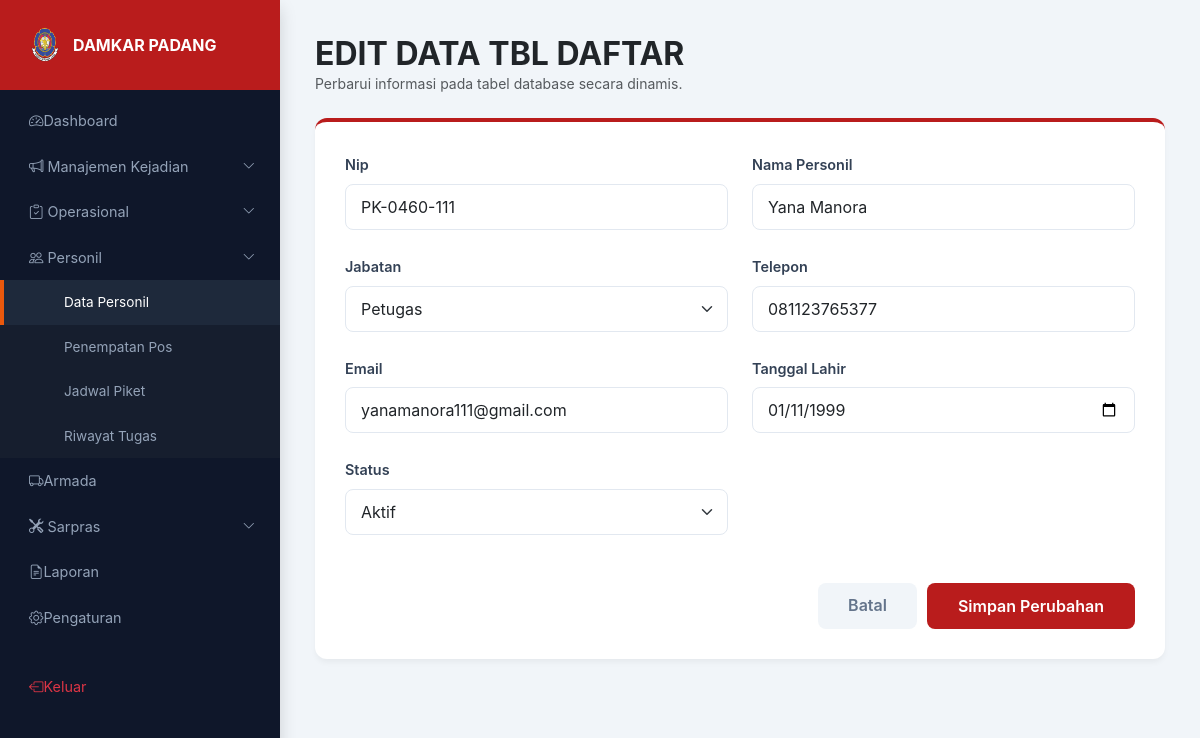
The page /pages/melani/edit.php?menu=tbl_daftar&id=2 on the database its author committed.
### tables this page shows
CREATE TABLE `tbl_daftar` (
  `id` int NOT NULL,
  `nip` varchar(20) NOT NULL,
  `nama_personil` varchar(100) NOT NULL,
  `jabatan` varchar(50) NOT NULL,
  `telepon` varchar(20) NOT NULL,
  `email` varchar(50) NOT NULL,
  `tanggal_lahir` date NOT NULL,
  `status` varchar(20) NOT NULL
);

### pages/melani/edit.php (the view, shortened to what this page needs)
<?php
require_once __DIR__ . '/../../config/koneksi.php';
mysqli_query($conn, "SET sql_mode=''");
$menu_url = $_GET['menu'] ?? '';
$id       = intval($_GET['id'] ?? 0);
$tanggal  = $_GET['tanggal'] ?? '';
$shift    = $_GET['shift'] ?? '';
$menu = $menu_url;
if ($menu === 'personil' || $menu === 'tbl_daftar') {
    $menu = 'tbl_daftar';
} elseif ($menu === 'penempatan_pos' || $menu === 'penempatan_personil') {
    $menu = 'penempatan_pos';
}
$data = [];
if ($menu === 'jadwal_piket' && !empty($tanggal) && !empty($shift)) {
    $result = mysqli_query($conn, "SELECT * FROM `jadwal_piket` WHERE `tanggal`='" . mysqli_real_escape_string($conn, $tanggal) . "' AND `shift`='" . mysqli_real_escape_string($conn, $shift) . "'");
    if ($result) { $data = mysqli_fetch_assoc($result); }
} else {
    if ($id > 0) {
        $result = mysqli_query($conn, "SELECT * FROM `$menu` WHERE `id` = $id");
        if ($result) { $data = mysqli_fetch_assoc($result); }
    }
}
$nama_tampilan = ucfirst(str_replace('_', ' ', $menu_url ?: $menu));
?>
<!DOCTYPE html>
<html lang="id">
<head>
    <link href="https://cdn.jsdelivr.net/npm/bootstrap@5.3.0/dist/css/bootstrap.min.css" rel="stylesheet">
    <link rel="stylesheet" href="https://cdn.jsdelivr.net/npm/bootstrap-icons@1.11.0/font/bootstrap-icons.css">
    <link rel="stylesheet" href="../../assets/css/style.css">
</head>
<body>
    <div id="sidebar" class="shadow">
        <div class="sidebar-header">
            <img src="../../assets/img/logo_damkar.png" alt="Logo" width="40" height="40"
                onerror="this.src='https://upload.wikimedia.org/wikipedia/commons/b/b0/Logo_Damkar.png'">
            <span class="fw-bold ms-2">DAMKAR PADANG</span>
        </div>
        <div class="sidebar-content">
            <div class="nav flex-column mt-2">
                <a href="../../index.php"><i class="bi bi-speedometer2"></i> Dashboard</a>
                <a href="#menuManajemenKejadian" data-bs-toggle="collapse" class="d-flex justify-content-between align-items-center">
                    <span><i class="bi bi-megaphone"></i> Manajemen Kejadian</span>
                    <i class="bi bi-chevron-down small"></i>
                </a>
                <a href="#menuOperasional" data-bs-toggle="collapse" class="d-flex justify-content-between align-items-center">
                    <span><i class="bi bi-clipboard-check"></i> Operasional</span>
                    <i class="bi bi-chevron-down small"></i>
                </a>
                <a href="#menuPersonil" data-bs-toggle="collapse" class="d-flex justify-content-between align-items-center">
                    <span><i class="bi bi-people"></i> Personil</span>
                    <i class="bi bi-chevron-down small"></i>
                </a>
                <div class="collapse sub-menu show" id="menuPersonil">
                    <a href="personil.php" class="<?= ($menu_url == 'personil' || $menu_url == 'tbl_daftar') ? 'active' : '' ?>">Data Personil</a>
                    <a href="penempatan_pos.php" class="<?= ($menu_url == 'penempatan_pos') ? 'active' : '' ?>">Penempatan Pos</a>
                    <a href="jadwal_piket.php" class="<?= ($menu_url == 'jadwal_piket') ? 'active' : '' ?>">Jadwal Piket</a>
                    <a href="riwayat_tugas.php" class="<?= ($menu_url == 'riwayat_tugas') ? 'active' : '' ?>">Riwayat Tugas</a>
                </div>
                <a href="../armada.php"><i class="bi bi-truck"></i> Armada</a>
                <a href="#menuSarpras" data-bs-toggle="collapse" class="d-flex justify-content-between align-items-center">
                    <span><i class="bi bi-tools"></i> Sarpras</span>
                    <i class="bi bi-chevron-down small"></i>
                </a>
                <a href="../dina/laporan.php"><i class="bi bi-file-earmark-text"></i> Laporan</a>
                <a href="../pengaturan.php"><i class="bi bi-gear"></i> Pengaturan</a>
                <a href="../../logout.php" class="mt-4 text-danger"><i class="bi bi-box-arrow-left"></i> Keluar</a>
            </div>
        </div>
    </div>
    <div id="main-content">
        <div class="mb-4">
            <h2 class="fw-bold m-0 text-uppercase">EDIT DATA <?= $nama_tampilan; ?></h2>
            <div class="text-muted small">Perbarui informasi pada tabel database secara dinamis.</div>
        </div>
        <div class="edit-card">
            <form action="" method="POST">
                <div class="row g-4">
                    <?php
                    foreach ($data as $kolom => $nilai):
                        if ($kolom === 'id') continue;
                        $is_full = (strlen($nilai) > 40 || in_array($kolom, ['alamat_kejadian', 'lokasi', 'keterangan', 'alamat']));
                    ?>
                        <div class="<?= $is_full ? 'col-12' : 'col-md-6'; ?>">
                            <label class="form-label"><?= str_replace('_', ' ', $kolom); ?></label>
                            <?php if ($kolom === 'status'): ?>
                                <select class="form-select" name="status">
                                    <?php
                                    $type_res = mysqli_query($conn, "SHOW COLUMNS FROM `$menu` LIKE 'status'");
                                    $type_row = mysqli_fetch_assoc($type_res);
                                    if ($type_row && strpos($type_row['Type'], 'enum') !== false) {
                                        preg_match("/^enum\(\'(.*)\'\)$/", $type_row['Type'], $matches);
                                        $enum_values = explode("','", $matches[1]);
                                        foreach ($enum_values as $value) {
                                            $selected = (str_replace('-', '', strtolower(trim($nilai))) === str_replace('-', '', strtolower($value))) ? 'selected' : '';
                                            echo "<option value='$value' $selected>$value</option>";
                                        }
                                    } else {
                                        $clean_nilai = str_replace('-', '', strtolower(trim($nilai)));
                                        echo "<option value='Aktif' ".($clean_nilai === 'aktif' ? 'selected' : '').">Aktif</option>";
                                    }
                                    ?>
                                </select>
                            <?php elseif ($kolom === 'jabatan'): ?>
                                <select class="form-select" name="jabatan" required>
                                    <?php
                                    $jbt_res = mysqli_query($conn, "SHOW COLUMNS FROM `$menu` LIKE 'jabatan'");
                                    $jbt_row = mysqli_fetch_assoc($jbt_res);
                                    if ($jbt_row && strpos($jbt_row['Type'], 'enum') !== false) {
                                        preg_match("/^enum\(\'(.*)\'\)$/", $jbt_row['Type'], $matches);
                                        $list_jabatan = explode("','", $matches[1]);
                                    } else {
                                        $list_jabatan = ['Komandan Regu', 'Pengemudi', 'Petugas'];
                                    }
                                    foreach ($list_jabatan as $jbt) {
                                        $selected = (strtolower(trim($nilai)) === strtolower($jbt)) ? 'selected' : '';
                                        echo "<option value='$jbt' $selected>$jbt</option>";
                                    }
                                    ?>
                                </select>
                            <?php elseif (strpos($kolom, 'tanggal') !== false || strpos($kolom, 'tgl') !== false): ?>
                                <input type="date" class="form-control" name="<?= $kolom; ?>" value="<?= htmlspecialchars($nilai); ?>" required>
                            <?php else: ?>
                                <input type="text" class="form-control" name="<?= $kolom; ?>" value="<?= htmlspecialchars($nilai); ?>" required>
                            <?php endif; ?>
                        </div>
                    <?php endforeach; ?>
                </div>
                <div class="mt-5 d-flex justify-content-end">
                    <a href="javascript:window.history.back();" class="btn-batal">Batal</a>
                    <button type="submit" name="update" class="btn btn-simpan">Simpan Perubahan</button>
                </div>
            </form>
        </div>
    </div>
</body>
</html>

### assets/css/style.css (style rules this page uses)
:root { --fire-red: #b91c1c; --fire-orange: #ea580c; --dark-sidebar: #0f172a; --sidebar-text: #94a3b8; --bg-light: #f1f5f9; --purple-primary: #3f37c9; --white: #ffffff; --text-dark: #1e293b; --text-muted: #64748b; }
* { font-family: "Inter", sans-serif; }
body { background-color: var(--bg-light); margin: 0; display: flex; min-height: 100vh; }
#sidebar { width: 280px; height: 100vh; position: fixed; left: 0; top: 0; background-color: var(--dark-sidebar); display: flex; flex-direction: column; z-index: 1000; }
#main-content { margin-left: 280px; padding: 35px; width: calc(100% - 280px); transition: all 0.3s; }
.sidebar-header { padding: 25px; background-color: var(--fire-red); color: var(--white); display: flex; align-items: center; }
.sidebar-content { flex-grow: 1; overflow-y: auto; }
#sidebar a { color: var(--sidebar-text); text-decoration: none; padding: 12px 25px; display: flex; align-items: center; font-size: 0.9rem; border-left: 4px solid transparent; transition: 0.3s; }
#sidebar a:hover, #sidebar a.active { background-color: #1e293b; color: var(--white); border-left: 4px solid var(--fire-orange); }
.sub-menu { background-color: #161e2e; }
.sub-menu a { padding-left: 60px !important; font-size: 0.85rem !important; }

### pages/melani/edit.php (style rules this page uses)
.edit-card { background: white; border-radius: 12px; box-shadow: 0 4px 6px -1px rgba(0,0,0,0.05); border-top: 4px solid #b91c1c; padding: 30px; max-width: 900px; margin: 0 auto; }
.form-label { font-weight: 600; color: #334155; font-size: 0.9rem; text-transform: capitalize; }
.form-control, .form-select { border-radius: 8px; padding: 10px 15px; border: 1px solid #e2e8f0; }
.btn-simpan { background: #b91c1c; color: white; padding: 10px 30px; font-weight: 600; border-radius: 8px; transition: all 0.2s; }
.btn-batal { background: #f1f5f9; color: #64748b; padding: 10px 30px; font-weight: 600; border-radius: 8px; margin-right: 10px; text-decoration: none; }

### rows shown on the page
tbl_daftar: nip "PK-0460-111", nama_personil "Yana Manora", telepon "081123765377", email "yanamanora111@gmail.com", tanggal_lahir "01/11/1999", status "Aktif"

### other values the page prints
$nama_tampilan "TBL DAFTAR"
str_replace('_', ' ', $kolom) "Nip"
str_replace('_', ' ', $kolom) "Nama Personil"
str_replace('_', ' ', $kolom) "Jabatan"
str_replace('_', ' ', $kolom) "Telepon"
str_replace('_', ' ', $kolom) "Email"
str_replace('_', ' ', $kolom) "Tanggal Lahir"
str_replace('_', ' ', $kolom) "Status"
form field jabatan "Petugas"
